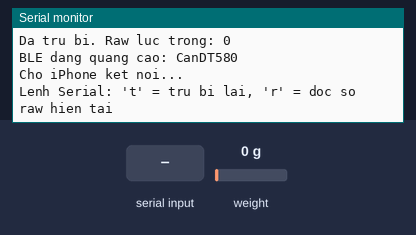
Bench run of a sketch on a simulated ESP32-C6. On the bench: the last lines printed to the serial monitor. The inputs (shaded band) are chosen by the test bench; at power-on: weight on the scale 0 g. Nothing arrives over Bluetooth unless stated; a phone connects over Bluetooth LE 3 s after start.

Above: at 3.7 s.
3.8 s: weight on the scale set to 2 g
At 6.5 s:
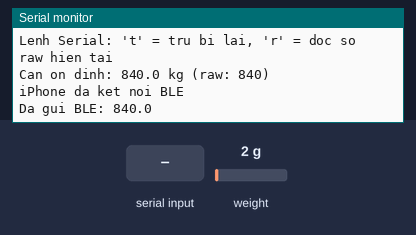
6.8 s: "t" received over Serial
At 8.7 s:
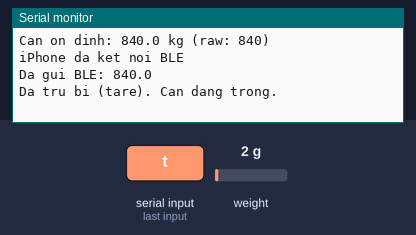
9.3 s: "r" received over Serial
At 11.0 s:
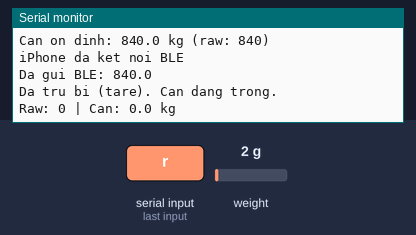
11.8 s: weight on the scale set to 100 g
At 12.94 s:
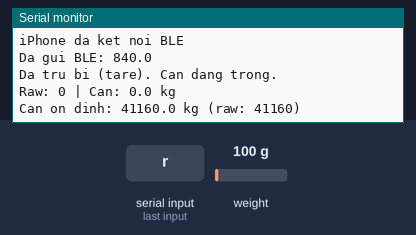

Measured:
- the behaviour switches between 0 and 1 g on weight on the scale (found by bisection; images 0 and 1)
- after the input at 3.8 s, the serial monitor: prints a new line after 1.0 s (image 1)
- after the input at 6.8 s, the serial monitor: prints a new line after 1.1 s (image 2)
- after the input at 9.3 s, the serial monitor: prints a new line after 1.1 s (image 3)
- after the input at 11.8 s, the serial monitor: prints a new line after 1.0 s (image 4)

The sketch:

CanDT580.ino
```cpp
/*
 * Cân DT580 + ESP32-C5 + HX711 + BLE
 * ===================================
 * ESP32-C5 đọc số cân từ cảm biến lực (load cell) của cân DT580 qua module
 * HX711, rồi gửi số cân qua Bluetooth BLE cho app iPhone (tên "Cân DT580").
 * App iPhone đọc số cân bằng giọng nói tiếng Việt ra loa.
 *
 * PHẦN CỨNG (theo sơ đồ đấu nối đã chốt):
 *   - Cảm biến lực trong cân DT580: 4 dây, đã chấm song song 2 dây TÍN HIỆU
 *     từ mạch cân sang HX711 (xanh lá -> A+, trắng -> A-).
 *   - Chân E+ / E- của HX711 ĐỂ TRỐNG, không nối gì hết.
 *     (Nguồn kích thích cho cảm biến do mạch gốc của cân cấp, HX711 chỉ
 *     "nghe" tín hiệu. Cân vẫn hiển thị bình thường.)
 *   - HX711 -> ESP32-C5: VCC -> 3V3, GND -> GND, DT -> GPIO 4, SCK -> GPIO 5.
 *
 * YÊU CẦU PHẦN MỀM:
 *   - Arduino ESP32 Core 3.3.0 trở lên (mới có hỗ trợ ESP32-C5).
 *   - Thư viện HX711 (bogde) + NimBLE-Arduino 2.x (h2zero, bản 2.5.2).
 *     LƯU Ý: bản NimBLE-Arduino 2.3.6 KHÔNG link được với Arduino ESP32
 *     Core 3.3.x (thiếu symbol r_os_mempool_init...), phải dùng 2.5.2.
 *     Đã kiểm chứng biên dịch được ngày 18/11/2026 với Core 3.3.13 +
 *     HX711 0.7.5 + NimBLE-Arduino 2.5.2 (flash 58%, RAM 8%).
 *   - Board: ESP32C5 Dev Module. Cổng: COM3 (trên PC dương).
 *
 * HIỆU CHUẨN (BẮT BUỘC, xem README.md):
 *   - Số cân CHƯA hiệu chuẩn sẽ SAI. Phải hiệu chuẩn 1 lần bằng quả cân
 *     chuẩn (1kg hoặc 5kg) rồi mới xài.
 *   - Hệ số hiệu chuẩn: CALIBRATION_FACTOR ở dưới.
 */

#include <Arduino.h>
#include "HX711.h"
#include <NimBLEDevice.h>

// ---------- Chân nối HX711 ----------
#define HX711_DT_PIN   4   // HX711 DT  -> GPIO 4
#define HX711_SCK_PIN  5   // HX711 SCK -> GPIO 5

// ---------- Hiệu chuẩn ----------
// Hệ số tỉ lệ: số cân (kg) = giá trị raw của HX711 / hệ số này.
// Cách tính: đặt quả cân chuẩn lên cân (vd 1kg), đọc số raw trên Serial,
// hệ số = số raw / khối lượng quả cân (kg).
// Ví dụ: đặt 1kg, Serial in raw = 12345 -> CALIBRATION_FACTOR = 12345.
// MẶC ĐỊNH = 1.0 (chưa hiệu chuẩn) -> số cân in ra sẽ là số raw, KHÔNG
// phải số kg thật. Phải hiệu chuẩn rồi sửa số này, nạp lại code.
float CALIBRATION_FACTOR = 1.0;

// ---------- BLE ----------
#define BLE_DEVICE_NAME "CanDT580"
#define SERVICE_UUID "54aaafad-74a5-4e13-a29f-a5efde5d363f"
#define CHAR_UUID    "82c91516-57c4-4278-8434-30fd74d1b5b8"

// ---------- Ngưỡng phát hiện cân ỔN ĐỊNH ----------
// Cân được coi là ổn định khi 10 mẫu liên tiếp (~1 giây) dao động trong
// khoảng tối đa 40g (tức ±20g). Tăng số này lên nếu cân đặt chỗ rung/lắc.
const float STABLE_WINDOW_KG = 0.04;  // 40g
const int   STABLE_COUNT     = 10;    // 10 mẫu ~ 1 giây
const float MIN_WEIGHT_KG    = 0.05;  // dưới 50g coi như cân trống
const float RESEND_DIFF_KG   = 0.05;  // gửi lại nếu số thay đổi >= 50g

HX711 scale;

NimBLECharacteristic* pWeightChar = nullptr;
bool deviceConnected = false;

// Bộ đệm 10 mẫu gần nhất để xét ổn định
float readings[STABLE_COUNT];
int   readIndex = 0;
int   readCount = 0;
float lastSentWeight    = -1;  // số cân đã gửi qua BLE lần cuối (-1 = chưa gửi)
float lastPrintedWeight = -1;  // số cân đã in ra Serial lần cuối

// Callback khi iPhone kết nối / ngắt kết nối BLE.
// LƯU Ý: NimBLE-Arduino 2.x đổi chữ ký hàm, phải có tham số NimBLEConnInfo&
// (bản 1.x chỉ có pServer). Viết sai chữ ký thì code vẫn biên dịch được
// nhưng callback không bao giờ chạy.
class ServerCallbacks : public NimBLEServerCallbacks {
  void onConnect(NimBLEServer* pServer, NimBLEConnInfo& connInfo) override {
    deviceConnected = true;
    Serial.println("iPhone da ket noi BLE");
  }

  void onDisconnect(NimBLEServer* pServer, NimBLEConnInfo& connInfo, int reason) override {
    deviceConnected = false;
    Serial.println("iPhone da ngat ket noi");
    // advertiseOnDisconnect(true) đã bật ở setup() nên server tự quảng
    // cáo BLE lại, không cần gọi startAdvertising() ở đây.
  }
};

// Gửi số cân qua BLE notify (chỉ gọi khi đã có iPhone kết nối).
// notify() trả về false nếu bộ đệm BLE đầy -> thử lại vài lần.
void sendWeightBLE(float kg) {
  char msg[16];
  snprintf(msg, sizeof(msg), "%.1f", kg);
  if (pWeightChar != nullptr) {
    pWeightChar->setValue(msg);
    for (int i = 0; i < 3; i++) {
      if (pWeightChar->notify()) break;
      delay(50);
    }
  }
  Serial.print("Da gui BLE: ");
  Serial.println(msg);
}

void setup() {
  Serial.begin(115200);
  delay(500);
  Serial.println();
  Serial.println("=== Can DT580 + ESP32-C5 + HX711 + BLE ===");
  Serial.println("Luc khoi dong, can PHAI DANG TRONG (khong co do tren can)");
  Serial.println("vi ESP32 se tu tru bi (tare) ngay luc nay.");

  // --- HX711 ---
  scale.begin(HX711_DT_PIN, HX711_SCK_PIN);
  scale.set_scale(CALIBRATION_FACTOR);
  // Chi tru bi khi HX711 san sang. Neu chua noi module HX711 (chan DT
  // dang noi long) thi tare() se doi mai khong xong -> setup() ket
  // luon, BLE khong bao gio khoi dong. Cho toi da 2 giay, khong thay
  // thi bo qua tru bi, van chay BLE binh thuong.
  unsigned long t0 = millis();
  while (!scale.is_ready() && millis() - t0 < 2000) { delay(10); }
  if (scale.is_ready()) {
    scale.tare();  // trừ bì, cân phải đang trống
    Serial.print("Da tru bi. Raw luc trong: ");
    Serial.println(scale.read_average(10));
  } else {
    Serial.println("CANH BAO: khong thay HX711 (chua noi module?). Bo qua tru bi, van chay BLE.");
  }

  // --- BLE ---
  NimBLEDevice::init(BLE_DEVICE_NAME);
  NimBLEServer* pServer = NimBLEDevice::createServer();
  pServer->setCallbacks(new ServerCallbacks());
  // NimBLE 2.x: quảng cáo KHÔNG tự chạy lại khi client ngắt kết nối,
  // phải bật advertiseOnDisconnect(true) thì server mới tự quảng cáo lại.
  pServer->advertiseOnDisconnect(true);

  NimBLEService* pService = pServer->createService(SERVICE_UUID);
  pWeightChar = pService->createCharacteristic(
    CHAR_UUID,
    NIMBLE_PROPERTY::READ | NIMBLE_PROPERTY::NOTIFY
  );
  pWeightChar->setValue("0.0");
  pService->start();

  NimBLEAdvertising* pAdvertising = NimBLEDevice::getAdvertising();
  pAdvertising->setName(BLE_DEVICE_NAME);
  pAdvertising->addServiceUUID(SERVICE_UUID);
  // NimBLE 2.x: setScanResponse() đổi thành enableScanResponse().
  pAdvertising->enableScanResponse(true);
  pAdvertising->start();

  Serial.print("BLE dang quang cao: ");
  Serial.println(BLE_DEVICE_NAME);
  Serial.println("Cho iPhone ket noi...");
  Serial.println("Lenh Serial: 't' = tru bi lai, 'r' = doc so raw hien tai");
}

void loop() {
  // --- Lệnh từ Serial Monitor (để hiệu chuẩn / trừ bì) ---
  if (Serial.available()) {
    char c = Serial.read();
    if (c == 't' || c == 'T') {
      scale.tare();
      lastSentWeight = -1;
      lastPrintedWeight = -1;
      readCount = 0;
      readIndex = 0;
      Serial.println("Da tru bi (tare). Can dang trong.");
    } else if (c == 'r' || c == 'R') {
      long raw = scale.get_value(5);
      float w = scale.get_units(5);
      Serial.print("Raw: ");
      Serial.print(raw);
      Serial.print(" | Can: ");
      Serial.print(w, 1);
      Serial.println(" kg");
    }
  }

  // --- Doc can (HX711 chay 10 mau/giay nen moi lan doc ~100ms) ---
  // Chua co HX711 thi bo qua vong nay (khong goi get_units vi no se
  // doi mai). BLE van chay binh thuong.
  if (!scale.is_ready()) {
    delay(100);
    return;
  }
  float w = scale.get_units(1);
  if (w < 0) w = 0;  // tránh số âm do nhiễu khi cân trống

  readings[readIndex] = w;
  readIndex = (readIndex + 1) % STABLE_COUNT;
  if (readCount < STABLE_COUNT) readCount++;

  // Chưa đủ 10 mẫu thì chờ tiếp
  if (readCount < STABLE_COUNT) {
    delay(10);
    return;
  }

  // Tính min / max / trung bình của 10 mẫu
  float mn = readings[0], mx = readings[0], sum = 0;
  for (int i = 0; i < STABLE_COUNT; i++) {
    if (readings[i] < mn) mn = readings[i];
    if (readings[i] > mx) mx = readings[i];
    sum += readings[i];
  }
  float avg = sum / STABLE_COUNT;
  float range = mx - mn;

  // --- Cân trống (đồ đã lấy ra) -> reset để lần cân sau gửi lại ---
  if (avg < MIN_WEIGHT_KG) {
    lastSentWeight = -1;
    lastPrintedWeight = -1;
    delay(10);
    return;
  }

  // --- Cân ổn định? (dao động trong ngưỡng, liên tục ~1 giây) ---
  if (range > STABLE_WINDOW_KG) {
    // Số đang nhảy (đang bỏ đồ lên / lấy đồ ra) -> không gửi
    delay(10);
    return;
  }

  // Ổn định: in ra Serial 1 lần cho mỗi giá trị (để hiệu chuẩn / debug).
  // Tách riêng với việc gửi BLE để khi chưa có iPhone kết nối thì Serial
  // vẫn in 1 lần chứ không spam.
  if (lastPrintedWeight < 0 || fabs(avg - lastPrintedWeight) >= RESEND_DIFF_KG) {
    float rawDelta = avg * CALIBRATION_FACTOR;
    Serial.print("Can on dinh: ");
    Serial.print(avg, 1);
    Serial.print(" kg (raw: ");
    Serial.print(rawDelta, 0);
    Serial.println(")");
    lastPrintedWeight = avg;
  }

  // Ổn định + số thay đổi so với lần gửi trước -> gửi qua BLE.
  // Chỉ gửi khi đã có iPhone kết nối. Chưa kết nối thì KHÔNG cập nhật
  // lastSentWeight, để khi iPhone kết nối vào thì lần sau gửi lại.
  if (deviceConnected &&
      (lastSentWeight < 0 || fabs(avg - lastSentWeight) >= RESEND_DIFF_KG)) {
    sendWeightBLE(avg);
    lastSentWeight = avg;
  }

  delay(10);
}
```
